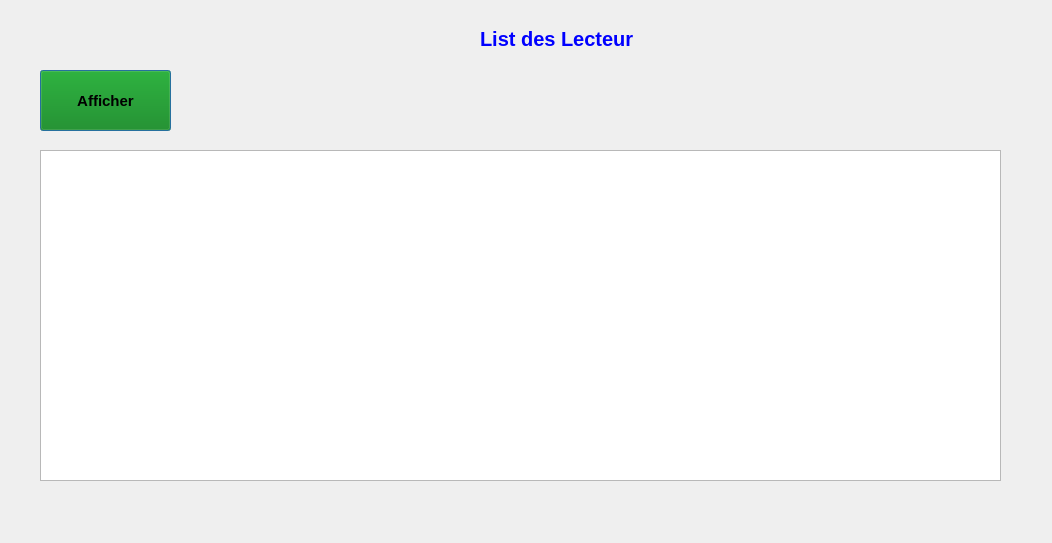
<?xml version="1.0" encoding="UTF-8"?>
<ui version="4.0">
 <class>listLecteur</class>
 <widget class="QDialog" name="listLecteur">
  <property name="geometry">
   <rect>
    <x>0</x>
    <y>0</y>
    <width>1052</width>
    <height>543</height>
   </rect>
  </property>
  <property name="windowTitle">
   <string>Dialog</string>
  </property>
  <widget class="QTableView" name="tableView">
   <property name="geometry">
    <rect>
     <x>40</x>
     <y>150</y>
     <width>961</width>
     <height>331</height>
    </rect>
   </property>
  </widget>
  <widget class="QLabel" name="label">
   <property name="geometry">
    <rect>
     <x>480</x>
     <y>30</y>
     <width>231</width>
     <height>17</height>
    </rect>
   </property>
   <property name="styleSheet">
    <string notr="true">QLabel{
font-size:20px;
font-weight:bold;
color:blue;
}</string>
   </property>
   <property name="text">
    <string>List des Lecteur</string>
   </property>
  </widget>
  <widget class="QPushButton" name="pushButton">
   <property name="geometry">
    <rect>
     <x>40</x>
     <y>70</y>
     <width>131</width>
     <height>61</height>
    </rect>
   </property>
   <property name="styleSheet">
    <string notr="true">QPushButton{
font-size:15px;
font-weight:bold;
background:green;
}</string>
   </property>
   <property name="text">
    <string>Afficher</string>
   </property>
  </widget>
 </widget>
 <resources/>
 <connections/>
</ui>
